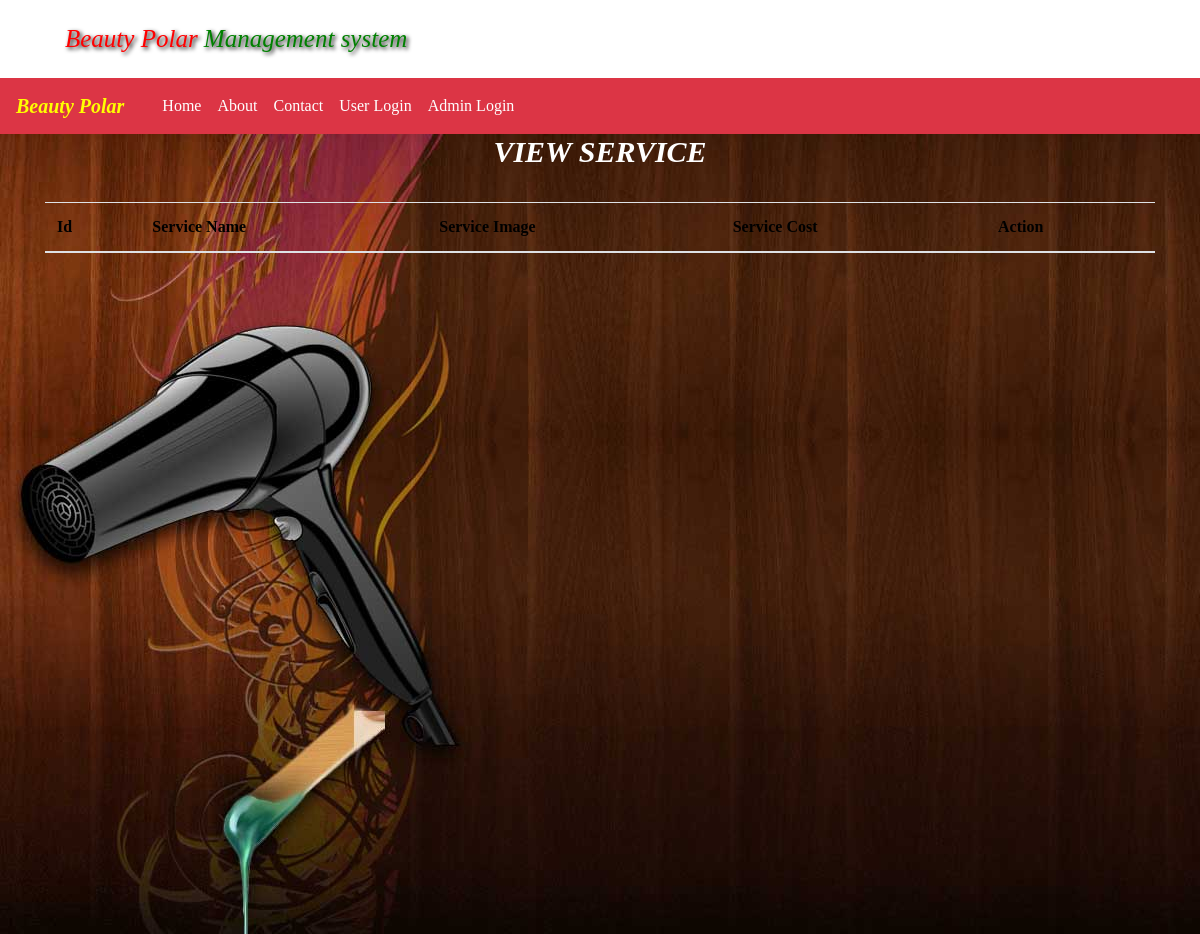
The app's page /viewService (signed in), older data.
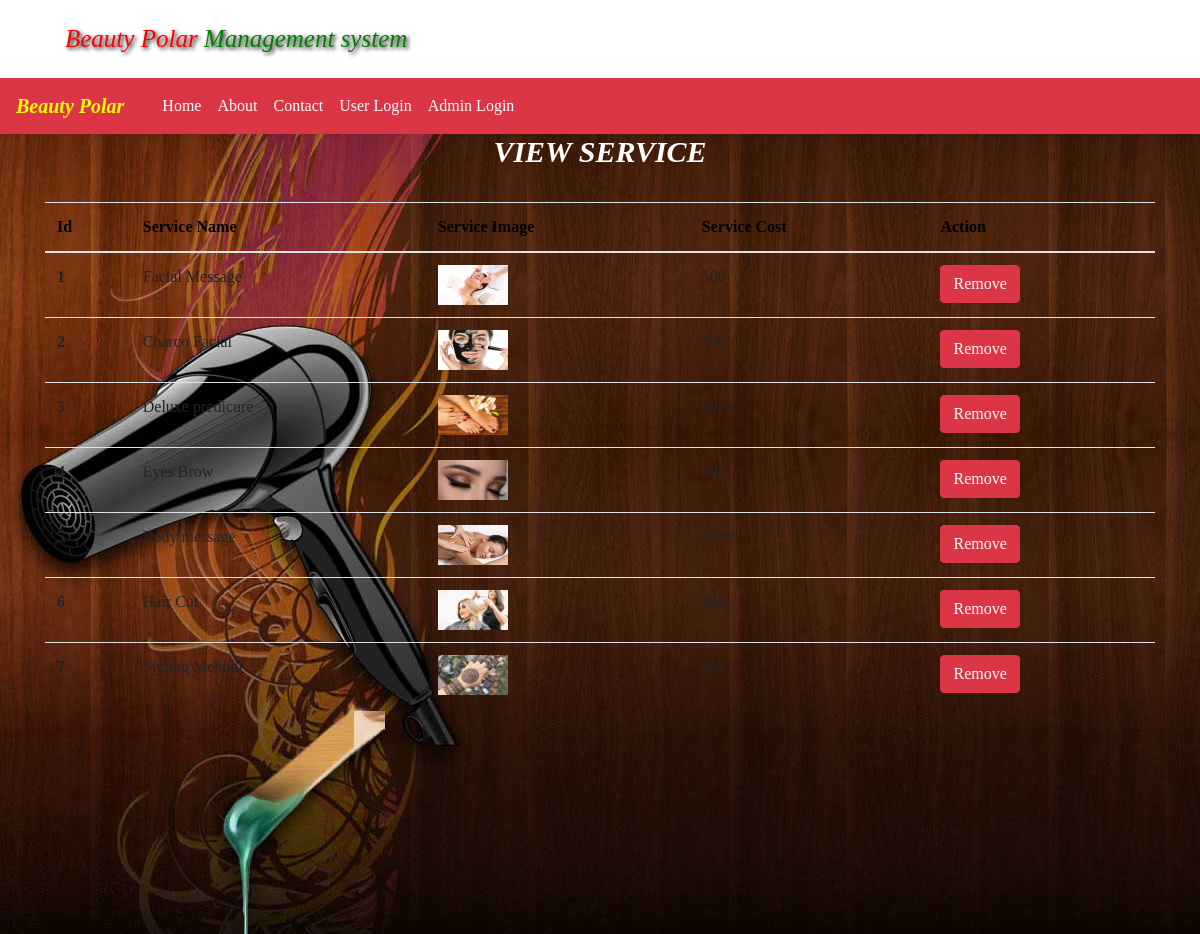
The same page, newer data.
### polar/models.py (models this page shows, shortened)
class Service(models.Model):
    name = models.CharField(max_length=100, null = True)
    cost = models.IntegerField(null = True)
    image = models.FileField(upload_to='images')
    decs = models.CharField(max_length=100, null=True)

### polar/views.py (the view)
# urls.py: path("viewService", views.view_Services, name="view_Services"),
def view_Services(request):
    if not request.user.is_authenticated:
        return redirect('admin_login')
    pro = Service.objects.all()
    d = {"service" : pro}
    return render(request, 'view_Services.html', d)

### templates/view_Services.html (shortened to what this page needs)
{%include 'navbar.html'%}
{%load static%}
<!DOCTYPE html>
<html>
<head>
</head>
<body>
  <div class="back">
     <div class="container ">
    <h2 class="text-center " style="text-transform: uppercase; font-size: 30px; font-weight: bold; color: white; font-style: italic;"> View Service </h2>
    <br>
<table class="table"  id="example" >
  <thead style="color: black">
    <tr>
      <th scope="col">Id</th>
      <th scope="col">Service Name</th>
      <th scope="col">Service Image</th>
      <th scope="col">Service Cost</th>
      <th scope="col">Action</th>
    </tr>
  </thead>
  <tbody>
    {% for views in service %}
    <tr>
      <th scope="row">{{views.id}}</th>
      <td>{{views.name}}</td>
      <td><img src="/media/{{views.image}}" class="foo"></img></td>
      <td>{{views.cost}}</td>
      <td><a href="{%url 'remove_allUser' views.id %}" onclick="return confirm(' Are You Sure? You want to Remove this Record from DataBase')" class="btn btn-danger">Remove</a></td>
    </tr>
    {%endfor%}
  </tbody>
</table>
  </div>
</div>
</body>
</html>

Row changes from the older to the newer data that the page shows:
added Service: id "1", name "Facial Message", image (picture)
added Service: id "2", name "Charco Facial", image (picture)
added Service: name "Deluxe predicure", image (picture)
added Service: id "4", name "Eyes Brow", image (picture)
added Service: id "5", name "Body message", image (picture)
added Service: id "6", name "Hair Cut", image (picture)
added Service: name "Styling Mehndi", image (picture)
